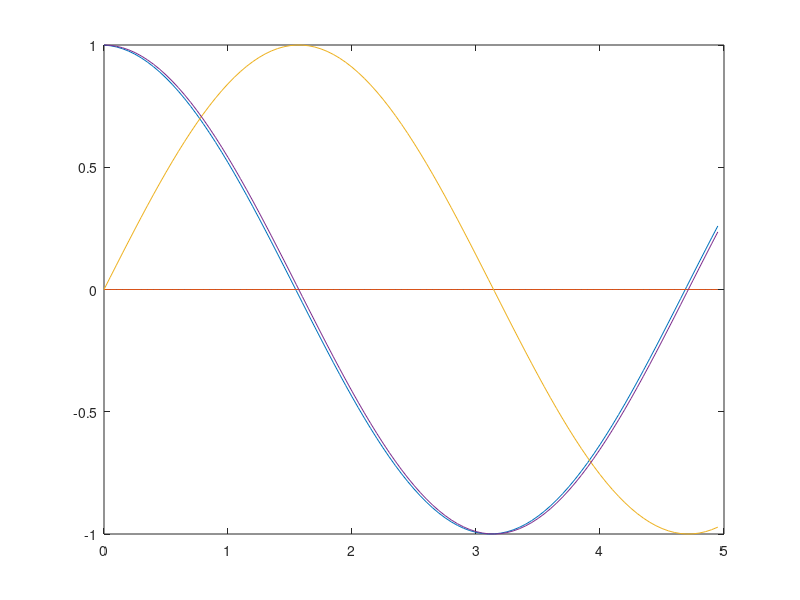

MATLAB code to generate this figure:
function df =derivative
df=zeros(100);
kk=1;
for ii=0:0.05:4.95
    df(kk)= (sin(ii+0.05)-sin(ii))/0.05;
    kk=kk+1;
end
plot(0:0.05:4.95,df);
hold on
rr=0:0.05:4.95;
plot(rr,sin(rr));
plot(rr,cos(rr));
